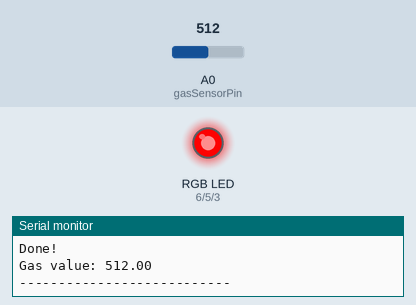
Bench run of a sketch on a simulated Arduino Uno, built with avr-gcc and run on an emulated ATmega328P. On the bench: an RGB LED mixed from three pins (HIGH = lit), the last lines printed to the serial monitor. The test bench sets the inputs (shaded band); at power-on: A0 (gasSensorPin) = 512. Dim RGB values are drawn brighter than linear.

Above: at 11.2 s.
11.3 s: A0 (gasSensorPin) set to 40
14.6 s: A0 (gasSensorPin) set to 35
At 16.9 s:
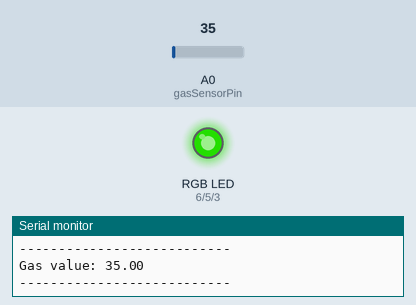
17.9 s: A0 (gasSensorPin) set to 0
At 20.4 s:
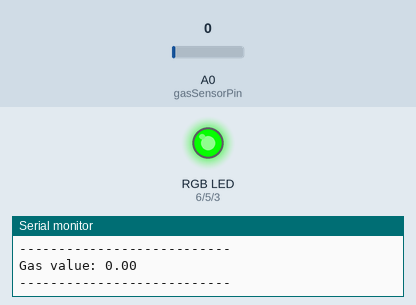
21.2 s: A0 (gasSensorPin) set to 42
At 22.7 s:
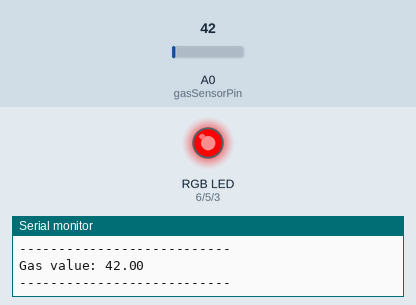
24.5 s: A0 (gasSensorPin) set to 25
At 26.2 s:
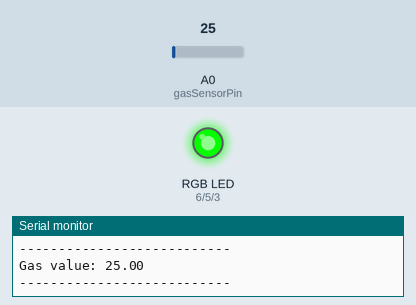
Timing chart, 0 to 27.7 s (numbered marks = the images above; inputs shaded):
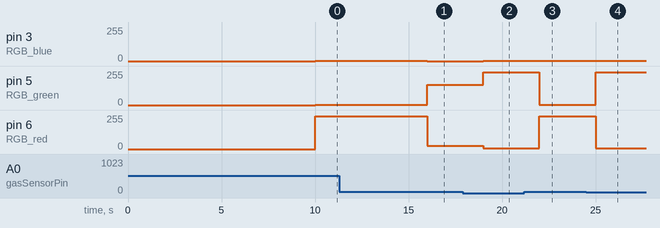

Measured:
- the behaviour switches between 36 and 35 on A0 (gasSensorPin) (found by bisection; images 0 and 1)
- after the input at 14.6 s, pin 3 (RGB_blue): 2/255 → 0/255 after 1.4 s; pin 5 (RGB_green): 2/255 → 153/255 after 1.4 s; pin 6 (RGB_red): 247/255 → 25/255 after 1.4 s
- after the input at 17.9 s, pin 3 (RGB_blue): 0/255 → 2/255 after 1.1 s; pin 5 (RGB_green): 153/255 → 247/255 after 1.1 s; pin 6 (RGB_red): 25/255 → 7/255 after 1.1 s
- after the input at 21.2 s, pin 5 (RGB_green): 247/255 → 2/255 after 0.80 s; pin 6 (RGB_red): 7/255 → 247/255 after 0.80 s
- after the input at 24.5 s, pin 5 (RGB_green): 2/255 → 247/255 after 0.51 s; pin 6 (RGB_red): 247/255 → 7/255 after 0.51 s

The sketch:

main2.0.ino
```cpp
#define gasSensorPin 0 // gas sensor

#define RGB_red 6 // RGB LEDs pins
#define RGB_green 5
#define RGB_blue 3

float gasValue; // variable to save data from the sensor

void setup()
{
  pinMode(RGB_red, OUTPUT); // set RGB LEDs as a output
  pinMode(RGB_green, OUTPUT);
  pinMode(RGB_blue, OUTPUT);

  Serial.begin(115200);

  Serial.println("");
  Serial.println("Warming up...");

  delay(10000); // sensor needs some time to warm up

  Serial.println("Done!");
}

void loop()
{
  gasValue = analogRead(gasSensorPin);

  if(gasValue <= 32){
    analogWrite(RGB_red, 7);
    analogWrite(RGB_green, 247);
    analogWrite(RGB_blue, 2);
  }else if(gasValue <= 35){
    analogWrite(RGB_red, 25);
    analogWrite(RGB_green, 153);
    analogWrite(RGB_blue, 0);
  }else{
    analogWrite(RGB_red, 247);
    analogWrite(RGB_green, 2);
    analogWrite(RGB_blue, 2);
  }

  Serial.print("Gas value: ");
  Serial.println(gasValue);
  Serial.println("---------------------------");
  delay(3000);
}
```
